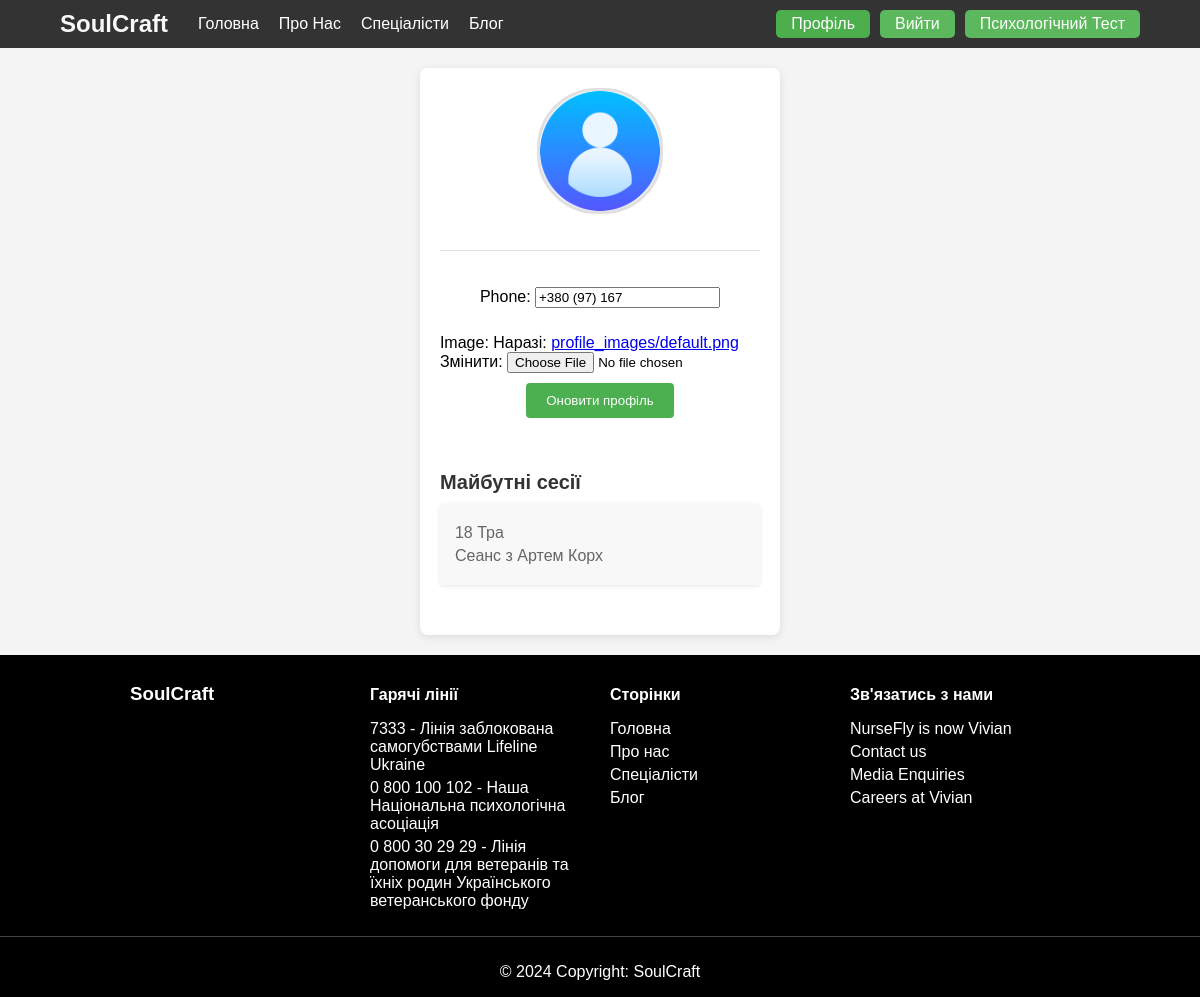
The page /profile/ (signed in) on the database as committed earlier.
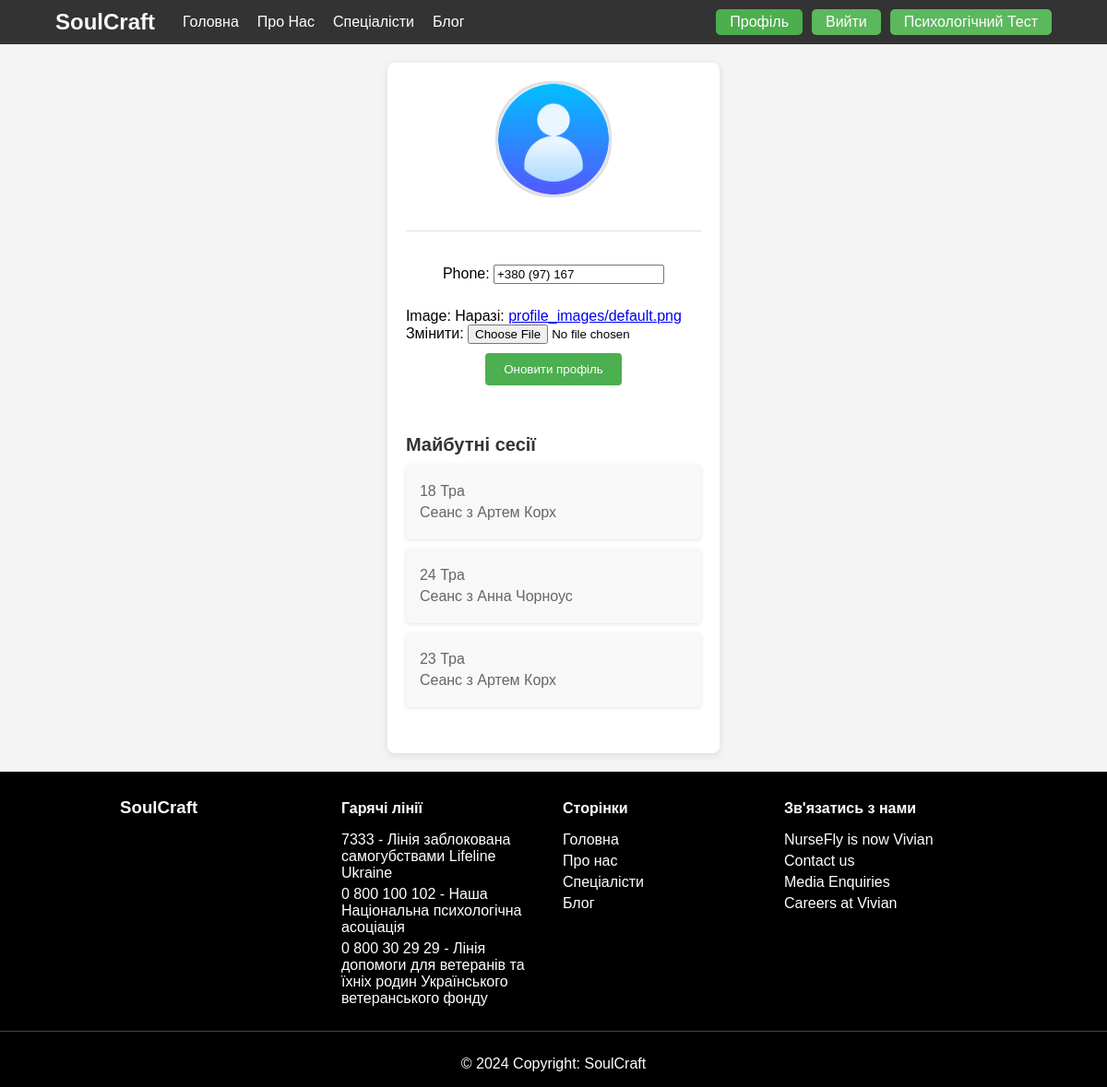
The same page on the database as committed later.
### main/models.py (models this page shows, shortened)
class UserProfile(models.Model):
    user = models.OneToOneField(User, on_delete=models.CASCADE)
    phone = models.CharField(max_length=13)
    image = models.ImageField(upload_to='profile_images/', default='profile_images/default.png')

class Appointment(models.Model):
    user = models.ForeignKey(settings.AUTH_USER_MODEL, on_delete=models.CASCADE)
    specialist = models.ForeignKey(Specialist, on_delete=models.CASCADE)
    date = models.DateField()
    time = models.TimeField()
    created_at = models.DateTimeField(auto_now_add=True)

class Specialist(models.Model):
    name = models.CharField(max_length=100)
    tags = models.ManyToManyField(Tag, related_name='specialists')
    rating = models.PositiveIntegerField(default=5)
    review_count = models.PositiveIntegerField(default=0)
    description = models.TextField()
    image = models.ImageField(upload_to='specialists_images/')
    service_price = models.DecimalField(max_digits=8, decimal_places=2)
    about_me = models.TextField()
    education = models.TextField()

### main/views.py (the view)
# urls.py: path('profile/', views.profile, name='profile'),
@login_required
def profile(request):
    user = request.user
    user_profile, created = UserProfile.objects.get_or_create(user=user)
    if request.method == 'POST':
        form = ProfileForm(request.POST, request.FILES, instance=user_profile)
        if form.is_valid():
            form.save()
            return redirect('profile')  # Назва URL для переадресації на профіль
    else:
        form = ProfileForm(instance=user_profile)
    return render(request, 'main/profile.html', {'form': form})

### main/forms.py
class ProfileForm(forms.ModelForm):
    class Meta:
        model = UserProfile
        fields = ['phone', 'image']

### main/templates/main/profile.html (shortened to what this page needs)
{% extends 'main/base_index.html' %}
{% load static %}
{% block content %}
<div class="sc-profile-wrapper">
    <div class="sc-profile-header">
        <img src="{{ user.userprofile.image.url }}" alt="Профіль користувача" class="sc-profile-image">
    </div>
    <div class="sc-profile-form">
        <form method="POST" enctype="multipart/form-data">
            {{ form.as_p }}
            <button type="submit" class="sc-form-button">Оновити профіль</button>
        </form>
    </div>
    <div class="sc-profile-sessions">
        <h2 class="sc-sessions-title">Майбутні сесії</h2>
        {% for appointment in user.appointment_set.all %}
        <div class="sc-session-item">
            <span class="sc-session-date">{{ appointment.date|date:"d M" }}</span>
            <span class="sc-session-with">Сеанс з {{ appointment.specialist.name }}</span>
        </div>
        {% empty %}
        <p class="sc-no-sessions">Немає запланованих сесій.</p>
        {% endfor %}
    </div>
</div>
{% endblock %}

### main/templates/main/base_index.html (shortened to what this page needs)
{% load static %}
<html lang="uk">
<head>
    <link rel="stylesheet" href="{% static 'main/css/index.css' %}">
    <link rel="stylesheet" href="{% static 'main/css/login.css' %}">
    <link rel="stylesheet" href="{% static 'main/css/sp.css' %}">
    <link rel="stylesheet" href="{% static 'main/css/specialist_detail.css' %}">
    <link rel="stylesheet" href="{% static 'main/css/booking_page.css' %}">
    <link rel="stylesheet" href="{% static 'main/css/psychologist.css' %}">
</head>
<body>
    <header>
        <nav>
            <div class="menu-left">
                <a href="{% url 'home' %}" class="logo">SoulCraft</a>
                <ul>
                    <li><a href="{% url 'home' %}">Головна</a></li>
                    <li><a href="{% url 'about' %}">Про Нас</a></li>
                    <li><a href="{% url 'specialists' %}">Спеціалісти</a></li>
                    <li><a href="{% url 'blog' %}">Блог</a></li>
                </ul>
            </div>
            <div class="menu-right">
                {% if request.user.is_authenticated %}
                    <a href="{% url 'profile' %}" class="profile-button">Профіль</a>
                    <a href="{% url 'logout' %}" class="login-button">Вийти</a>
                {% else %}
                    <a href="{% url 'login' %}" class="login-button">Вхід</a>
                {% endif %}
                <a href="{% url 'test' %}" class="test-button">Психологічний Тест</a>
            </div>
        </nav>
    </header>
    {% block content %}{% endblock %}
    <footer class="site-footer">
        <div class="container">
            <div class="footer-column">
                <h3>SoulCraft</h3>
            </div>
            <div class="footer-column">
                <h4>Гарячі лінії</h4>
                <ul>
                    <li>7333 - Лінія заблокована самогубствами Lifeline Ukraine</li>
                    <li>0 800 100 102 - Наша Національна психологічна асоціація</li>
                    <li>0 800 30 29 29 - Лінія допомоги для ветеранів та їхніх родин Українського ветеранського фонду</li>
                </ul>
            </div>
            <div class="footer-column">
                <h4>Сторінки</h4>
                <ul>
                    <li><a href="{% url 'home' %}">Головна</a></li>
                    <li><a href="{% url 'about' %}">Про нас</a></li>
                    <li><a href="{% url 'specialists' %}">Спеціалісти</a></li>
                    <li><a href="{% url 'blog' %}">Блог</a></li>
                </ul>
            </div>
            <div class="footer-column">
                <h4>Зв'язатись з нами</h4>
                <ul>
                    <li>NurseFly is now Vivian</li>
                    <li><a href="#">Contact us</a></li>
                    <li><a href="#">Media Enquiries</a></li>
                    <li><a href="#">Careers at Vivian</a></li>
                </ul>
            </div>
        </div>
        <div class="footer-bottom">
            <p>© 2024 Copyright: SoulCraft</p>
        </div>
    </footer>
</body>
</html>

### main/static/main/css/index.css (style rules this page uses)
body, html { height: 100%; margin: 0; display: flex; flex-direction: column; padding: 0; }
header { background-color: #333; color: white; padding: 10px 0; }
nav { width: 90%; margin: 0 auto; display: flex; justify-content: space-between; align-items: center; }
nav .menu-left, nav .menu-right { display: flex; align-items: center; }
nav .menu-left .logo { font-size: 24px; font-weight: bold; color: #f8f8f8; margin-right: 30px; text-decoration: none; }
nav ul { list-style: none; display: flex; padding: 0; margin: 0; }
nav ul li { margin-right: 20px; }
nav ul li a { text-decoration: none; color: white; font-size: 16px; }
nav .menu-right .login-button, nav .menu-right .test-button, nav .menu-right .profile-button { text-decoration: none; color: white; background-color: #5cb85c; padding: 5px 15px; border-radius: 5px; margin-left: 10px; }
nav .menu-right .login-button:hover, nav .menu-right .test-button:hover, nav .menu-right .profile-button { background-color: #4cae4c; }
.site-footer { flex-shrink: 0; margin-top: auto; background-color: #000; color: #fff; }
.container { display: flex; justify-content: space-between; align-items: flex-start; padding: 0 10%; max-width: 1200px; margin: 0 auto; }
.footer-column { flex: 1; padding: 10px; }
.footer-column h4 { color: #fff; margin-bottom: 10px; }
.footer-column ul { list-style: none; padding: 0; }
.footer-column ul li { margin-bottom: 5px; }
.footer-column ul li a { color: #fff; text-decoration: none; transition: color 0.3s ease; }
.footer-bottom { text-align: center; border-top: 1px solid #444; padding-top: 10px; }
.sc-profile-wrapper { max-width: 600px; margin: 20px auto; padding: 20px; background: #fff; box-shadow: 0 2px 8px rgba(0,0,0,0.1); border-radius: 8px; }
.sc-profile-header { text-align: center; border-bottom: 1px solid #e0e0e0; padding-bottom: 20px; margin-bottom: 20px; }
.sc-profile-image { width: 120px; height: 120px; border-radius: 60px; border: 3px solid #e0e0e0; }
.sc-profile-form form { display: flex; flex-direction: column; align-items: center; }
.sc-form-button { padding: 10px 20px; background-color: #4CAF50; color: white; border: none; border-radius: 4px; cursor: pointer; transition: background-color 0.3s; }
.sc-profile-sessions { padding: 20px 0; }
.sc-sessions-title { font-size: 20px; color: #333; margin-bottom: 10px; font-weight: bold; }
.sc-session-item { background: #f8f8f8; padding: 15px; margin-bottom: 10px; border-radius: 4px; box-shadow: 0 1px 4px rgba(0,0,0,0.1); }
.sc-session-date, .sc-session-time, .sc-session-with { color: #666; display: block; margin: 5px 0; }

### main/static/main/css/login.css (style rules this page uses)
body { font-family: Arial, sans-serif; }
header { background-color: #333; color: white; padding: 10px 0; }
nav { width: 90%; margin: 0 auto; display: flex; justify-content: space-between; align-items: center; }
nav .menu-left, nav .menu-right { display: flex; align-items: center; }
nav .menu-left .logo { font-size: 24px; font-weight: bold; color: #f8f8f8; margin-right: 30px; text-decoration: none; }
nav ul { list-style: none; display: flex; padding: 0; margin: 0; }
nav ul li { margin-right: 20px; }
nav ul li a { text-decoration: none; color: white; font-size: 16px; }
nav .menu-right .login-button, nav .menu-right .test-button { text-decoration: none; color: white; background-color: #5cb85c; padding: 5px 15px; border-radius: 5px; margin-left: 10px; }

### main/static/main/css/specialist_detail.css (style rules this page uses)
body { font-family: Arial, sans-serif; background-color: #f4f4f4; margin: 0; }

### main/static/main/css/psychologist.css (style rules this page uses)
form p { margin-bottom: 10px; }

Rows that differ between the two databases and show on the page:
added Appointment: date "24 Тра", specialist.name "Анна Чорноус"
added Appointment: date "23 Тра", specialist.name "Артем Корх"
